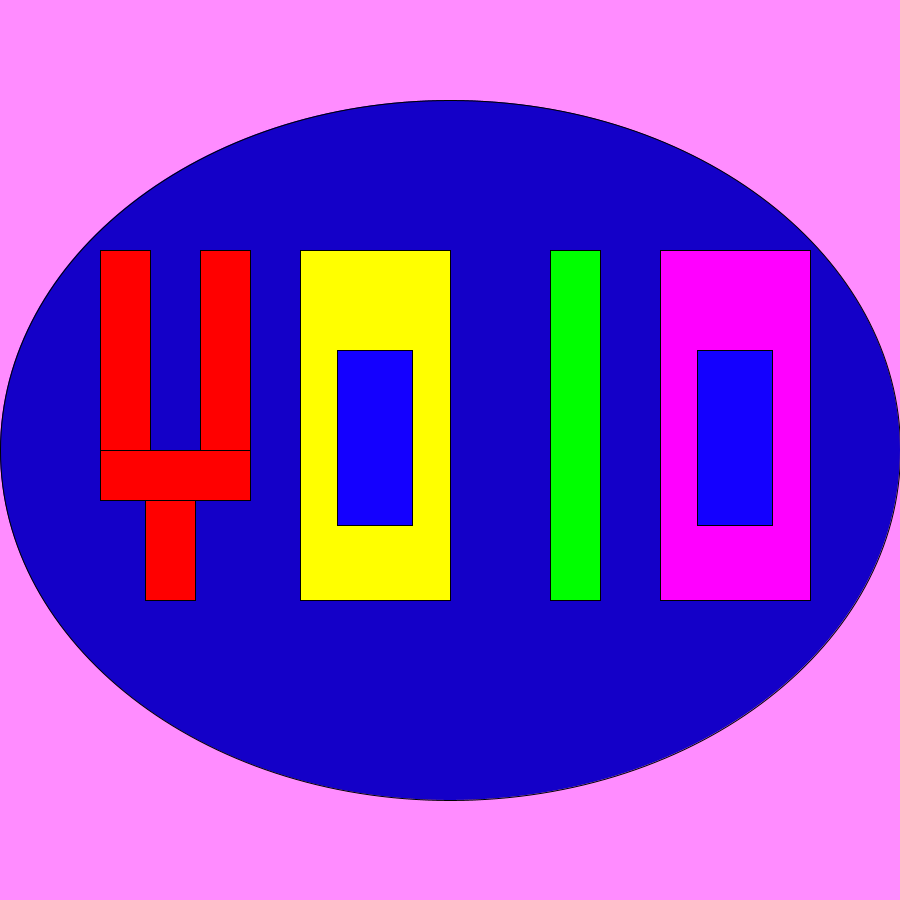
Frame 1 (no input)
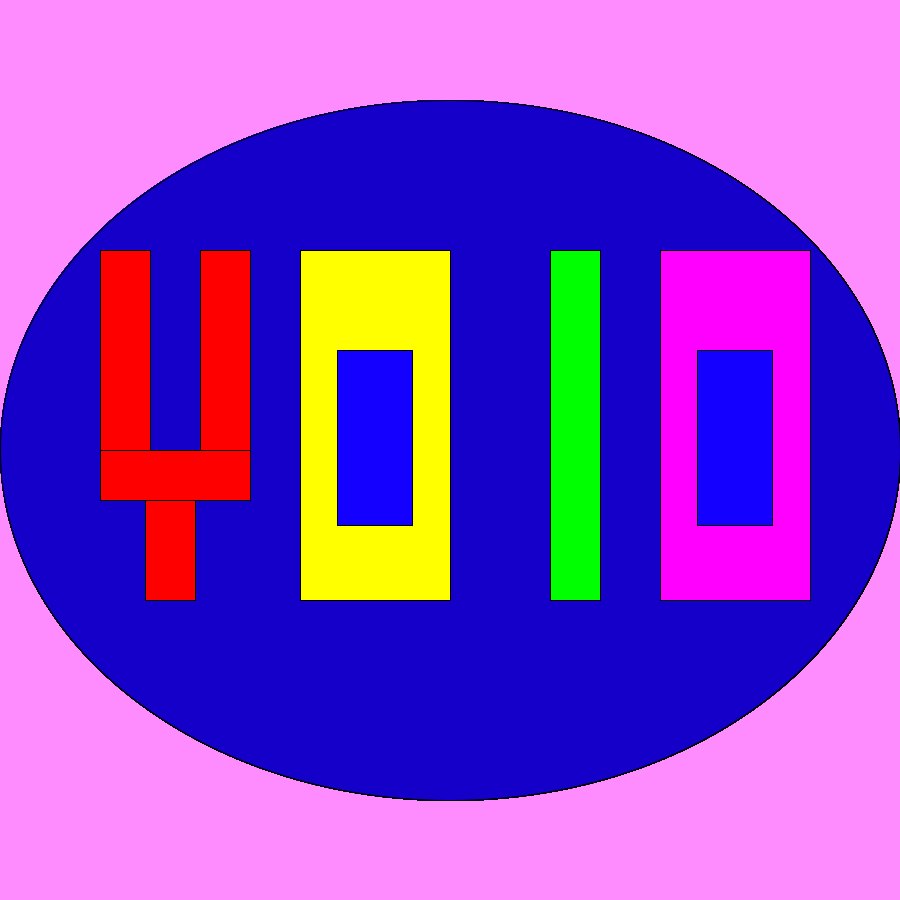
Frame 60 (the mouse pressed at the canvas centre just before this capture)
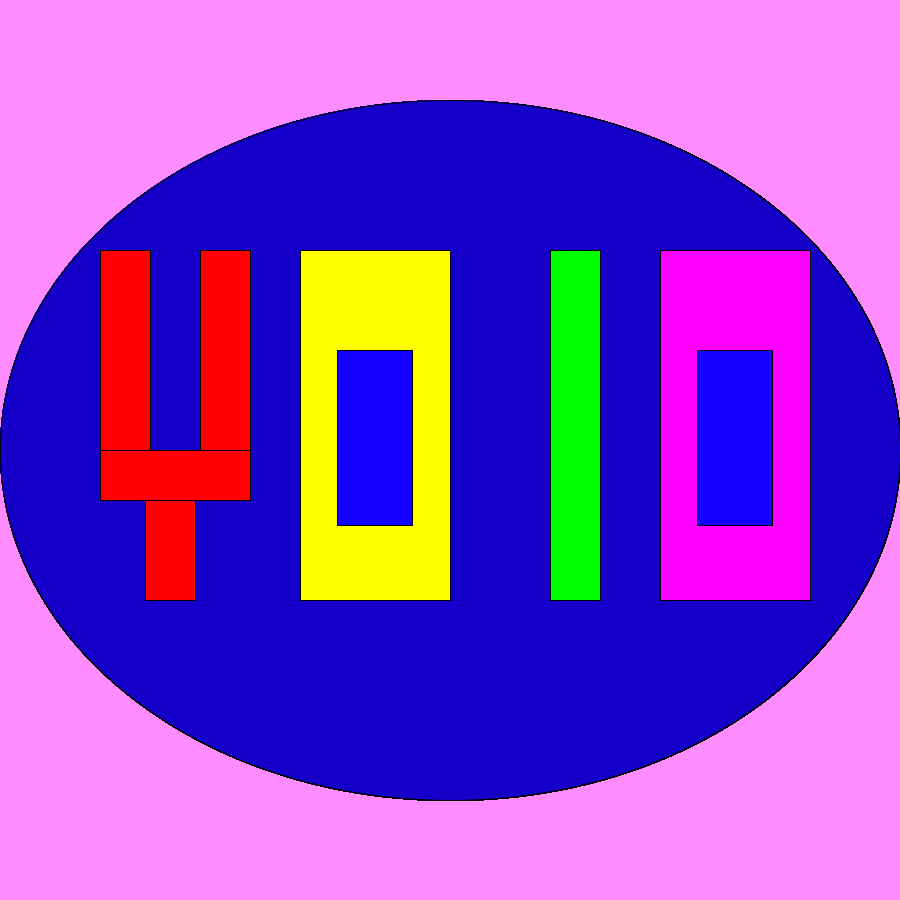
Frame 120 (the mouse held since frame 60 and released just before this capture)

The Processing sketch that drew these frames (run headless with seeded random() and noise(); from frame 60 on, the mouse is pressed at the canvas centre):

// Processing sketch: Challenge_14
// ── Challenge_14.pde
void setup()
{
  size(900,900);
  background(255,140,255);
  
}

void draw()
{
  strokeWeight(1);
  fill(20,0,200);
  ellipse(450,450,900,700);
  fill(255,0,0);
  rect(100,250,50,200);
  rect(200,250,50,200);
  rect(100,450,150,50);
  rect(145,500,50,100);
  fill(255,255,0);
  rect(300,250,150,350);
  fill(20,0,255);
  rect(337,350,75,175);
  fill(0,255,0);
  rect(550,250,50,350);
  fill(255,0,255);
  rect(660,250,150,350);
  fill(20,0,255);
  rect(697,350,75,175);
  
}
